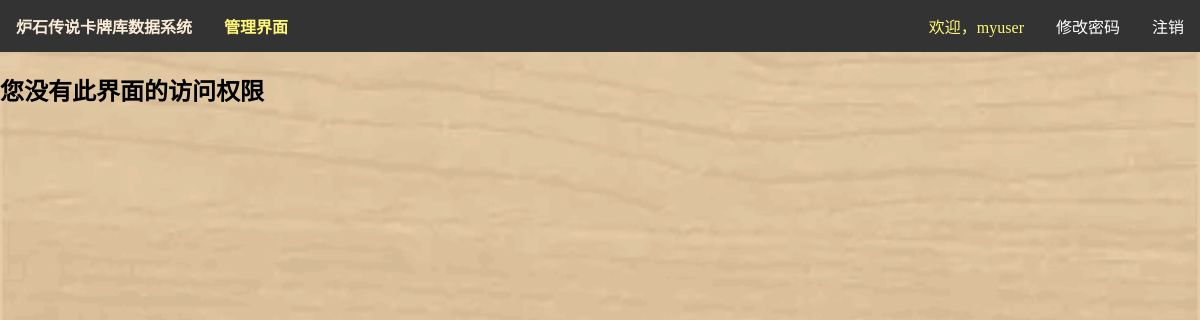
The app's page /manage/keyword_add_sub (signed in), older data.
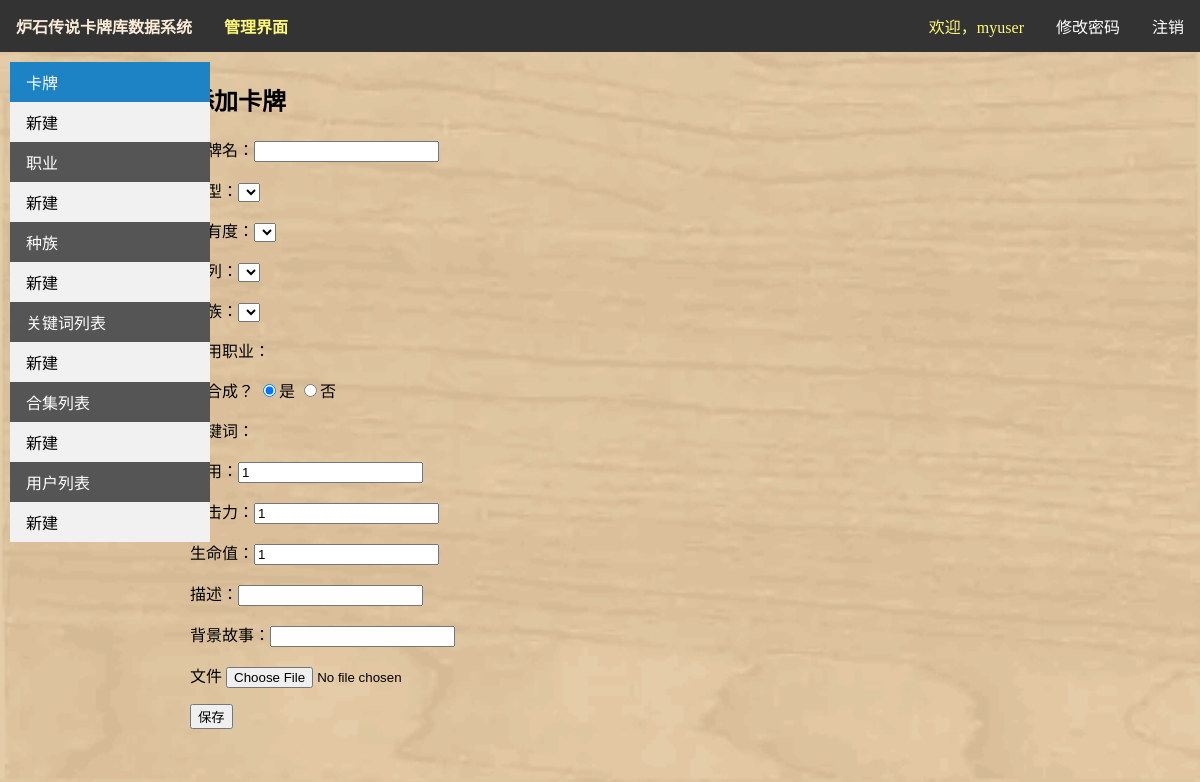
The same page, newer data.
### Hs/views.py (the view)
# urls.py: path('manage/keyword_add_sub', views.keyword_add_sub, name='keyword_add_sub'),
def keyword_add_sub(request):
    return render(request, 'Hs/card_create.html', context={
    })

### templates/Hs/card_create.html (shortened to what this page needs)
{% load static %}
<!DOCTYPE html>
<html lang="en">
<head>
    <link href="{% static 'CSS/manage.css' %}" type="text/css" rel="stylesheet">
    <link href="{% static 'CSS/card_create.css' %}" type="text/css" rel="stylesheet">
</head>
<body>
<ul class="nav_hor">
    <li class="head"><a class="logo" href="{% url 'Hs:index' %}"><b>炉石传说卡牌库数据系统</b></a></li>
    <li class="head"><b>管理界面</b></li>
    {% if user.is_authenticated %}
        <li><a href="{% url 'logout' %}?next={{ request.path }}">注销</a></li>
        <li><a href="{% url 'password_change' %}?next={{ request.path }}">修改密码</a></li>
        <li class="txt">欢迎，{{ user.username }}</li>
    {% else %}
        <li><a href="{% url 'login' %}?next={{ request.path }}">登录</a></li>
        <li><a href="{% url 'Hs:register' %}">注册</a></li>
    {% endif %}
</ul>
{% if user.is_staff %}
<div class="row">
    <div class="column side">
        <ul class="nav_vert">
            <li><a class="main active" href="{% url 'Hs:manage' %}">卡牌</a><a class="add"
                                                                             href="{% url 'Hs:card_create' %}"> 新建</a>
            </li>
            <li><a class="main" href="{% url 'Hs:summonerclass_list' %}">职业</a><a class="add"
                                                                                  href="{% url 'Hs:summonerclass_add' %}">
                新建</a></li>
            <li><a class="main" href="{% url 'Hs:raceclass_list' %}">种族</a><a class="add"
                                                                              href="{% url 'Hs:raceclass_add' %}">
                新建</a></li>
            <li><a class="main" href="{% url 'Hs:keyword_list' %}">关键词列表</a><a class="add"
                                                                               href="{% url 'Hs:keyword_add' %}"> 新建</a>
            </li>
            <li><a class="main" href="{% url 'Hs:setclass_list' %}">合集列表</a><a class="add"
                                                                               href="{% url 'Hs:setclass_add' %}">
                新建</a></li>
            <li><a class="main" href="{% url 'Hs:user_list' %}">用户列表</a><a class="add" href="{% url 'Hs:user_add' %}">
                新建</a></li>
        </ul>
    </div>
    <div class="column body">
        <h2>添加卡牌</h2>
        <form action="add_sub" enctype="multipart/form-data" method="post">
            <p>
                卡牌名：<input type="text" name="n_name">
            </p>
            <p>
                类型：<select name="n_type">
            </select></p>
            <p>
                稀有度：<select name="n_rarity">
            </select></p>
            <p>
                系列：<select name="n_set">
            </select></p>
            <p>
                种族：<select name="n_race">
            </select></p>
            <p>
                可用职业：
            </p>
            <p>
                可合成？
                <input type="radio" name="n_collectible" value="true" checked="true">是
                <input type="radio" name="n_collectible" value="false">否
            </p>
            <p>
                关键词：
            </p>
            <p>
                费用：<input name="n_cost" type="number" value="1">
            </p>
            <p>
                攻击力：<input name="n_attack" type="number" value="1">
            </p>
            <p>
                生命值：<input name="n_health" type="number" value="1">
            </p>
            <p>
                描述：<input name="n_description" type="text">
            </p>
            <p>
                背景故事：<input name="n_background" type="text">
            </p>
            <p>
                文件 <input type="file" name="n_img">
            </p>
            <p>
                <input type="submit" value="保存">
            </p>
        </form>
    </div>
</div>
{% else %}
<h2>您没有此界面的访问权限</h2>
{% endif %}
</body>
</html>

Row changes from the older to the newer data that the page shows:
changed User "myuser": is_staff False → True (drawn)
Text that changed along with them:
form field n_collectible: (not shown) → "☑"
form field n_collectible: (not shown) → "☐"
form field n_cost: (not shown) → "1"
form field n_attack: (not shown) → "1"
form field n_health: (not shown) → "1"
form field value: (not shown) → "保存"
text no longer shown: "您没有此界面的访问权限"
text now shown: "卡牌 新建 职业 新建 种族 新建 关键词列表 新建 合集列表 新建 用户列表 新建 添加卡牌 卡牌名： 类型： 稀有度： 系列： 种族： 可用职业： 可合成？ 是 否 关键词： 费用： 攻击力： 生命值： 描述： 背景故事： 文件"
